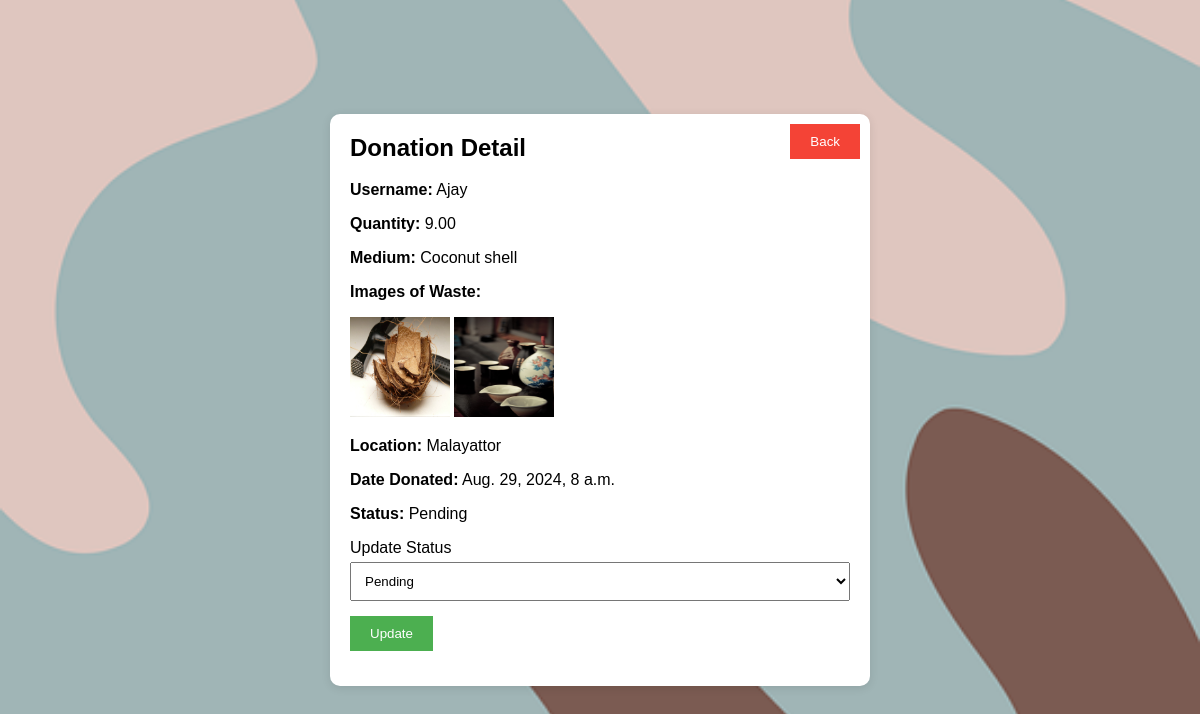
Page /adminclick/donations/5/ (signed in) on the earlier database version.
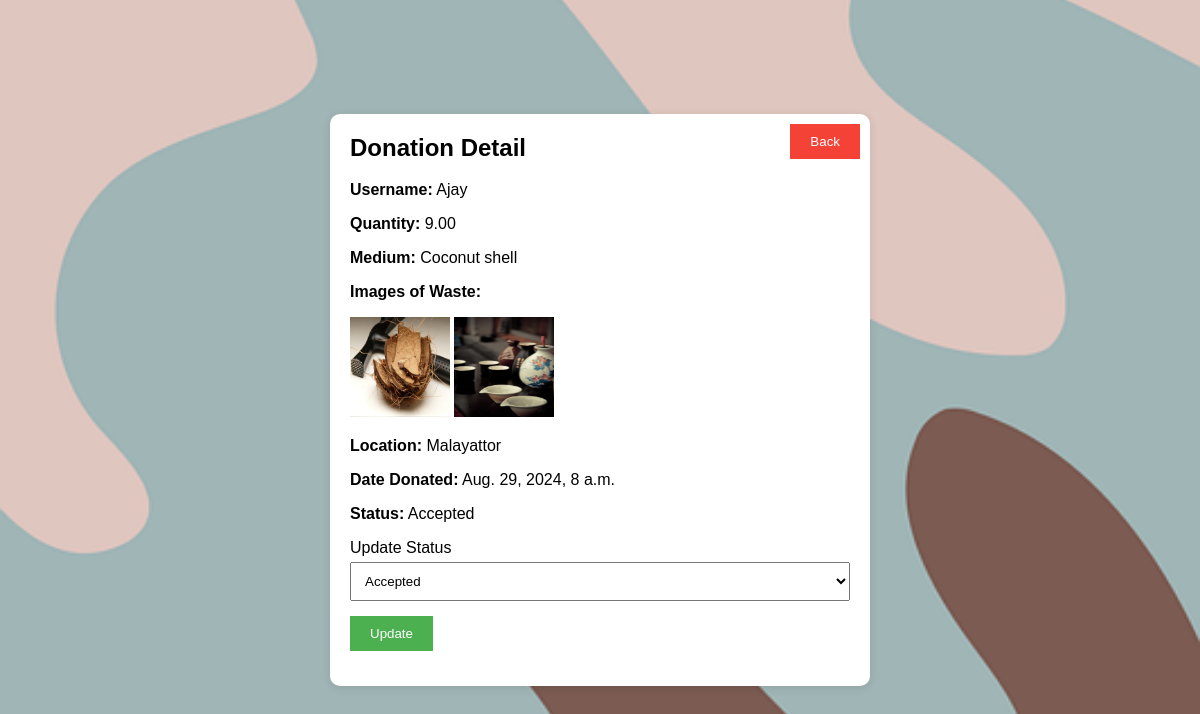
Same page on the later database version.
### donors/models.py (models this page shows, shortened)
class Donation(models.Model):
    donor = models.ForeignKey(Donors, on_delete=models.CASCADE)
    medium_of_waste = models.ForeignKey(MediumOfWaste, on_delete=models.CASCADE)
    quantity = models.DecimalField(max_digits=10, decimal_places=2)
    location = models.CharField(max_length=255)
    date_donated = models.DateTimeField(auto_now_add=True)
    STATUS_CHOICES = [
        ('pending','Pending'),
        ('accepted','Accepted'),
        ('rejected','Rejected'),
    ]
    status = models.CharField(max_length=10, choices=STATUS_CHOICES, default='pending')

### accounts/models.py (models this page shows, shortened)
class Donors(models.Model):
    user = models.OneToOneField(User, on_delete = models.CASCADE)
    phone = models.IntegerField(default=99999999)
    profile_pic = models.ImageField(upload_to= 'picture/donor', null=True,default='picture/donor/hi.jpg')

### adminclick/models.py (models this page shows, shortened)
class MediumOfWaste(models.Model):
    name = models.CharField(max_length=255)
    description = models.TextField(blank=True, null=True)
    rate=models.DecimalField(max_digits=10,decimal_places=2,default=0.00)

### adminclick/views.py (the view, shortened to what this page needs)
# urls.py: path('donations/<int:pk>/', views.donation_detail, name='donation_detail'),
@login_required
def donation_detail(request, pk):
    donation = get_object_or_404(Donation, pk=pk)
    adminclick = request.user.adminclick
    context = {
        'donation': donation,
        'adminclick': adminclick
    }
    return render(request, 'admin/donation_detail.html', context)

### cart/context_processors.py (called while the page is built, shortened)
def counter(request):
    cart_count=0
    if 'admin' in request.path:
        return{}
    return dict(cart_count=cart_count)

### category/context_processors.py (called while the page is built)
def menu_links(request):
    links = Category.objects.all()
    return dict(links=links)

### template/admin/donation_detail.html (shortened to what this page needs)
<!DOCTYPE html>
{% load static %}
<html>
<head>
</head>
<body>
    <div class="popup" id="donationDetailPopup">
        <button class="back-button" onclick="window.history.back()">Back</button>
        <h2>Donation Detail</h2>
        <p><strong>Username:</strong> {{ donation.donor.user.username }}</p>
        <p><strong>Quantity:</strong> {{ donation.quantity }}</p>
        <p><strong>Medium:</strong> {{ donation.medium_of_waste.name }}</p>
        <p><strong>Images of Waste:</strong></p>
        {% if donation.images.exists %}
        {% for image in donation.images.all %}
            <img src="{{ image.image.url }}" alt="image of waste " width="100" height="100">
            {% endfor %}
        {% else %}
            No picture
        {% endif %}
        <p><strong>Location:</strong> {{ donation.location }}</p>
        <p><strong>Date Donated:</strong> {{ donation.date_donated }}</p>
        <p><strong>Status:</strong> {{ donation.get_status_display }}</p>
        <form method="post">
            <div class="form-group">
                <label for="status">Update Status</label>
                <select id="status" name="status">
                    {% for key, value in donation.STATUS_CHOICES %}
                        <option value="{{ key }}" {% if donation.status == key %}selected{% endif %}>{{ value }}</option>
                    {% endfor %}
                </select>
            </div>
            <div class="form-group">
                <button type="submit">Update</button>
            </div>
        </form>
    </div>
</body>
</html>

Differences in the rows shown:
changed Donation "Malayattor": status "Pending" → "Accepted"
